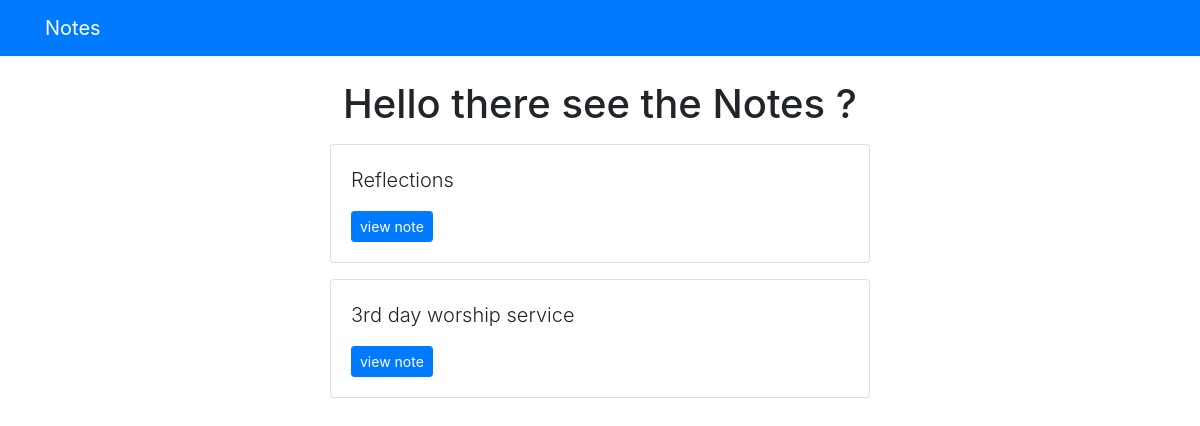
Page /notes/ on the earlier database version.
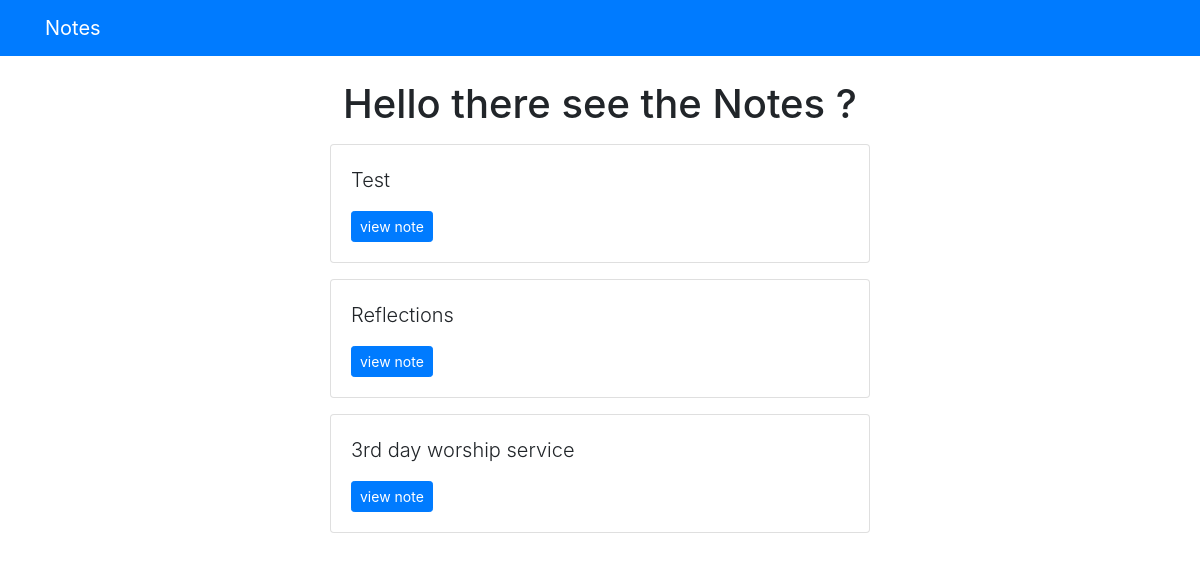
Same page on the later database version.
### notes/models.py (models this page shows, shortened)
class Title(models.Model):
    title_text = models.CharField(max_length=200)
    pub_date = models.DateTimeField("Date published")

### notes/views.py (the view)
# urls.py: path('', views.index, name='index'),
def index(request):
    latest_title_list = Title.objects.order_by("-pub_date")[:5]
    template = loader.get_template("notes/index.html")
    context = {"latest_title_list": latest_title_list}
    return render(request, "notes/index.html", context)

### notes/templates/notes/index.html
{% extends 'base.html' %}
{% block content %}
  <h1 class="text-center mb-3">Hello there see the Notes ? </h1>
  {% if latest_title_list %}
    {% for title in latest_title_list %}
      <div class="card mb-3">
        <div class="card-body">
            <p class="lead">{{title.title_text}}</p>
            <a href="{% url 'notes:detail' title.id %}" class="btn btn-primary btn-sm">view note</a>
        </div>
      </div>
    {% endfor %}
  {% else %}
    <p>No Notes available</p>
  {% endif %}
{% endblock %}

Differences in the rows shown:
added Title: title_text "Test"
